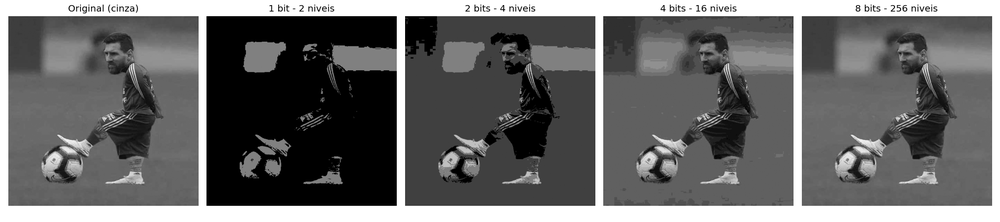
#> input picture quantizacao.png, 1000 x 222 px, shrunk from 2160 x 480 before the run, given in place of EI9fKKSXkAAx4KR.jpg, which was not available
$ jupyter execute 'Portfolio 1.ipynb'
#> lines starting #> are read from the running program, lines starting #| are printed output that depends on the picture; after the words box and inside, x2 and y2 are one past the last pixel; in counts of white or black regions, pixels touching at a corner belong together; pictures that were not available may be replaced by others from this repository, and a replacement may not be noted
[cell 1]
import cv2
import numpy as np
import matplotlib.pyplot as plt
from google.colab import files

[cell 2]
uploads = files.upload()
#> the answer given: quantizacao.png

[cell 3]
img = cv2.imread('EI9fKKSXkAAx4KR.jpg')
#> img is the input picture: shape (222, 1000, 3); min 0, max 255, mean 106.5
img_gray = cv2.cvtColor(img, cv2.COLOR_BGR2GRAY)

[cell 4]
plt.imshow(img_gray, cmap='gray')
plt.title('Imagem em tons de cinza')
plt.axis('off')
plt.show()

[cell 5]
def quantizar(img_gray, bits):
#> called with bits = 1
    niveis = 2 ** bits
    passo = 256 // niveis
    img_quant = (img_gray // passo) * passo
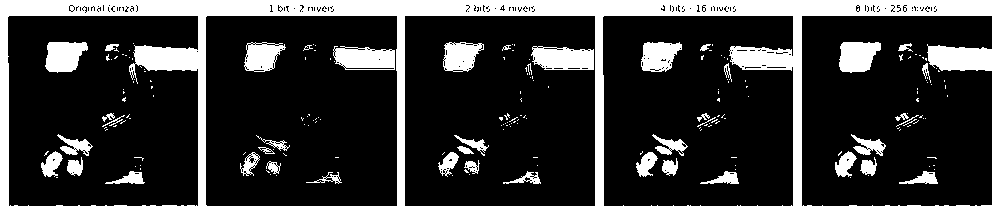
#> img_quant: shape (222, 1000); values 0 (black) and 128 (white), 26.3% white; 199 white regions (155 under 20 px), largest, box (x1, y1, x2, y2) and area: (0, 0, 1000, 222) 45315, (531, 46, 594, 70) 1220, (333, 46, 395, 70) 1180
    return img_quant.astype(np.uint8)

[cell 6]
img_1bit = quantizar(img_gray, 1)
img_2bit = quantizar(img_gray, 2)
#> call 2 of quantizar, with bits = 2
#> in quantizar (call 2), `img_quant = (img_gray // passo) * passo`:
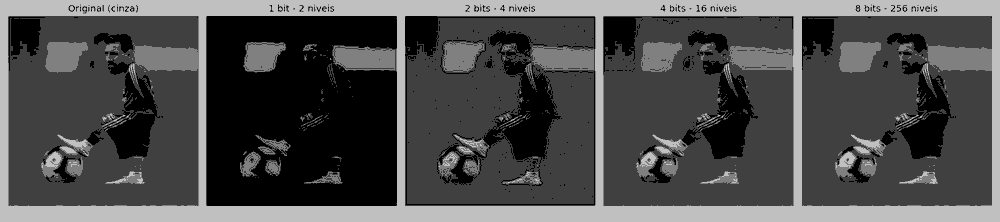
#> img_quant: shape (222, 1000); min 0, max 192, mean 77.3
img_4bit = quantizar(img_gray, 4)
img_8bit = quantizar(img_gray, 8)

[cell 7]
fig, ax = plt.subplots(1, 5, figsize=(18, 4))

ax[0].imshow(img_gray, cmap='gray', vmin=0, vmax=255)
ax[0].set_title('Original (cinza)')
ax[0].axis('off')

ax[1].imshow(img_1bit, cmap='gray', vmin=0, vmax=255)
ax[1].set_title('1 bit - 2 niveis')
ax[1].axis('off')

ax[2].imshow(img_2bit, cmap='gray', vmin=0, vmax=255)
ax[2].set_title('2 bits - 4 niveis')
ax[2].axis('off')

ax[3].imshow(img_4bit, cmap='gray', vmin=0, vmax=255)
ax[3].set_title('4 bits - 16 niveis')
ax[3].axis('off')

ax[4].imshow(img_8bit, cmap='gray', vmin=0, vmax=255)
ax[4].set_title('8 bits - 256 niveis')
ax[4].axis('off')

plt.tight_layout()
plt.savefig('quantizacao.png')
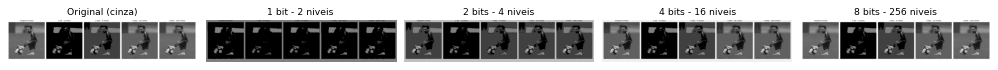
#> figure drawn by matplotlib, 5 panels
plt.show()
